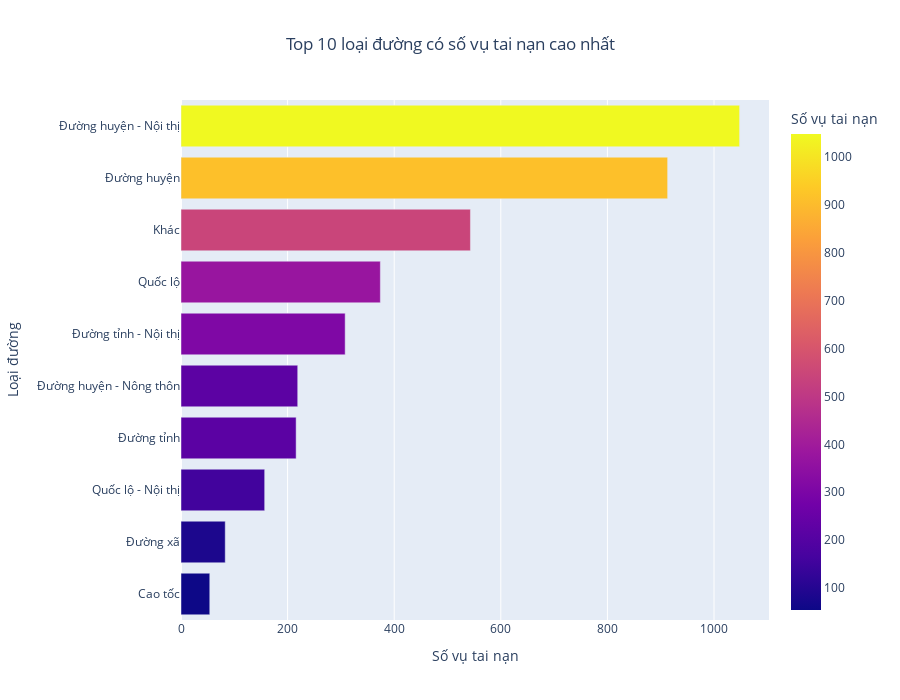

Notebook cell for this chart:
### Code cell
import plotly.express as px

# Kiểm tra dữ liệu trong cột 'Loại đường'
print(data['Loại đường'].head())

# Đếm số vụ tai nạn theo từng loại đường và lấy top 10
road_type_accidents = data['Loại đường'].value_counts().head(10).reset_index()
road_type_accidents.columns = ['Loại đường', 'Số vụ']

# Sắp xếp dữ liệu theo số vụ tai nạn từ cao đến thấp
road_type_accidents = road_type_accidents.sort_values(by='Số vụ', ascending=True)

# Vẽ biểu đồ Horizontal Bar Chart
fig_road_type = px.bar(
    road_type_accidents,
    x='Số vụ',
    y='Loại đường',
    orientation='h',  # Horizontal bar chart
    title='Top 10 loại đường có số vụ tai nạn cao nhất',
    labels={'Số vụ': 'Số vụ tai nạn', 'Loại đường': 'Loại đường'},
    color='Số vụ',
    color_continuous_scale='Plasma'  # Thang màu
)

# Tùy chỉnh hiển thị biểu đồ
fig_road_type.update_layout(
    title_x=0.5,  # Căn giữa tiêu đề
    xaxis_title='Số vụ tai nạn',
    yaxis_title='Loại đường',
    width=900,  # Độ rộng biểu đồ
    height=700,  # Chiều cao biểu đồ
    font=dict(size=12)  # Kích thước font chữ
)

# Hiển thị biểu đồ
fig_road_type.show()

### Figure 1 — Plotly figure (JSON) as saved in the notebook; plotly's stock layout.template omitted (floating-point values rounded to 4 significant figures)
{"data": [{"alignmentgroup": "True", "hovertemplate": "Số vụ tai nạn=%{marker.color}<br>Loại đường=%{y}<extra></extra>", "legendgroup": "", "marker": {"color": [54, 83, 157, 216, 219, 308, 374, 543, 913, 1048], "coloraxis": "coloraxis", "pattern": {"shape": ""}}, "name": "", "offsetgroup": "", "orientation": "h", "showlegend": false, "textposition": "auto", "type": "bar", "x": [54, 83, 157, 216, 219, 308, 374, 543, 913, 1048], "xaxis": "x", "y": ["Cao tốc", "Đường xã", "Quốc lộ - Nội thị", "Đường tỉnh", "Đường huyện - Nông thôn", "Đường tỉnh - Nội thị", "Quốc lộ", "Khác", "Đường huyện", "Đường huyện - Nội thị"], "yaxis": "y"}], "layout": {"barmode": "relative", "coloraxis": {"colorbar": {"title": {"text": "Số vụ tai nạn"}}, "colorscale": [[0, "#0d0887"], [0.1111, "#46039f"], [0.2222, "#7201a8"], [0.3333, "#9c179e"], [0.4444, "#bd3786"], [0.5556, "#d8576b"], [0.6667, "#ed7953"], [0.7778, "#fb9f3a"], [0.8889, "#fdca26"], [1, "#f0f921"]]}, "font": {"size": 12}, "height": 700, "legend": {"tracegroupgap": 0}, "title": {"text": "Top 10 loại đường có số vụ tai nạn cao nhất", "x": 0.5}, "width": 900, "xaxis": {"anchor": "y", "autorange": true, "domain": [0, 1], "range": [0, 1103.0], "title": {"text": "Số vụ tai nạn"}, "type": "linear"}, "yaxis": {"anchor": "x", "autorange": true, "domain": [0, 1], "range": [-0.5, 9.5], "title": {"text": "Loại đường"}, "type": "category"}}}
